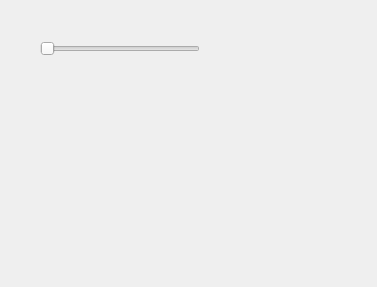
<?xml version="1.0" encoding="UTF-8"?>
<ui version="4.0">
 <class>Speed</class>
 <widget class="QWidget" name="Speed">
  <property name="geometry">
   <rect>
    <x>0</x>
    <y>0</y>
    <width>377</width>
    <height>287</height>
   </rect>
  </property>
  <property name="windowTitle">
   <string>Form</string>
  </property>
  <widget class="QSlider" name="speedSlider">
   <property name="geometry">
    <rect>
     <x>40</x>
     <y>40</y>
     <width>160</width>
     <height>18</height>
    </rect>
   </property>
   <property name="font">
    <font>
     <family>MS Shell Dlg 2</family>
    </font>
   </property>
   <property name="maximum">
    <number>45</number>
   </property>
   <property name="orientation">
    <enum>Qt::Horizontal</enum>
   </property>
  </widget>
  <widget class="QLabel" name="label">
   <property name="geometry">
    <rect>
     <x>110</x>
     <y>110</y>
     <width>141</width>
     <height>61</height>
    </rect>
   </property>
   <property name="font">
    <font>
     <pointsize>40</pointsize>
    </font>
   </property>
   <property name="text">
    <string/>
   </property>
  </widget>
 </widget>
 <resources/>
 <connections/>
</ui>
